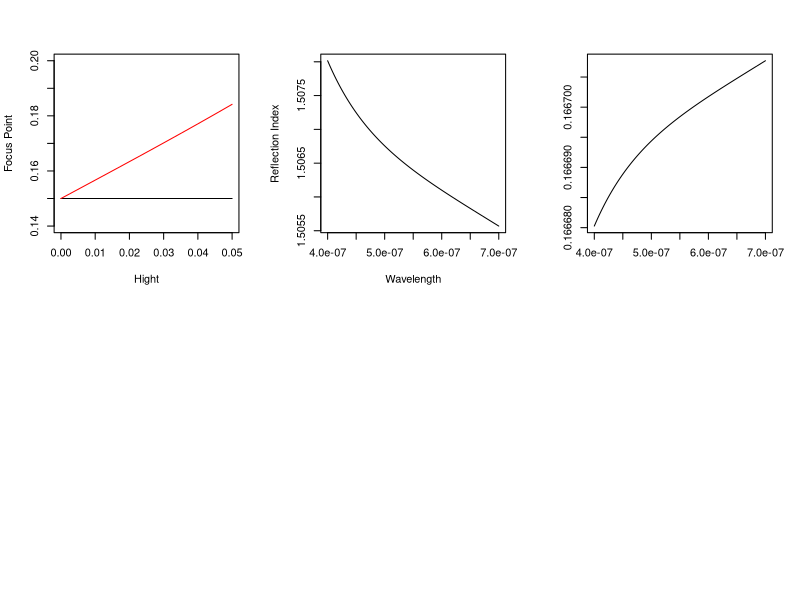

The R source for this figure: (Note: this script raises an error after producing the figure.)

R <- 0.15					#Radious
D <- 0.1					#Diameter of lens
n1 <- 1.0					#Refraction index
n2 <- 1.5					#Refraction index
#Gaussian function (Radious,Hight,incoming refraction index, material refraction index, Use approximation BOOLEAN)
Gaussian <- function(r,h,n1,n2,b){
	a1 = 0					#Paraxial Approximation
	if(!b){
		a1 = alph1(h,r)		#None Approximated Angle
	}
	a2 = alph2(r,a1,n1,n2)
	f = r*sin(a2)/cos(a2)+r
	return(f)
}

#Refraction angle to norm of surface
alph2 <- function(r,a1,n1,n2){
	a2 = asin(sin(a1)*(n1/n2))
	return(a2)
}
#Light angle without Paraxial Approxation to norm of surface
alph1 <- function(h,r){
	a1 = asin(h/r)
	return(a1)
}

#Refreaction index calculation of Glass material BK7
BK7n <- function(x){
	a1 = 2.271176
	a2 = -9.700709*(10^-3)*(10^-6)^-2
	a3 = 0.0110971*(10^-6)*(10^-6)^2
	a4 = 4.622809*(10^-5)*(10^-6)^4
	a5 = 1.616105*(10^-5)*(10^-6)^6
	a6 = -8.285043*(10^-7)*(10^-6)^8
	n2 = a1+a2*x^2+a3*x^(-2)+a4*x^(-4)+a5*x^(-6)+a6*x^(-8)
	n = a1;
	n = abs(sqrt(as.complex(n2)));
	return(n);
}
par(mfrow = c(2,3));

#Paraxoide Approximation applied
Gauss_Approx <- function(x) Gaussian(R,x,n1,n2,TRUE);
fa <- Vectorize(Gauss_Approx);
plot.function(fa, from=0, to=D/2, xlab="Hight", ylab="Focus Point",
		ylim=c(fa(0)-0.01,0.20));

#No Paraxoide Approximation
Gauss <- function(x) Gaussian(R,x,n1,n2,FALSE);
f <- Vectorize(Gauss);
plot.function(f,from=0,to=D/2, add=TRUE, col="red");

#BK7n Reflection index
n2v <- Vectorize(BK7n);
plot.function(n2v, from=(400/(10^9)), to=(700/(10^9)), ylab="Reflection Index", xlab="Wavelength");

#BK7 replace material of lens	
h <- 0.025;
f_chrom <- function(x){
	f = Gaussian(R, h, n1, BK7n(x), FALSE);
	return(f)
}
v_chrom <- Vectorize(f_chrom);
plot.function(v_chrom, from=(400/(10^9)), to=(700/(10^9)), xlab="", ylab="");

#Assignment no. 2
L <- 0.2			#Length
D <- 0.008 			#Diameter
tb <- 200/10^6			#pulse duration
tau <- 230/10^6			#Lifespan
N0 <- 1.4*10^20			#Number of Ions cm^-3
sigma <<- 2.8/10^23 		#
c <- 299792458			#Speed of Light m/s

V <- L*pi*(D/2)^2;		#cavity Volyme
B <- sigma*c/V;			#Probability of stimulated emission ion and photon

N_inf <<- 0.01*N0;
P <- N_inf/tau;			#Pump strength

#Assignment 2:b definitions
R1 <- 1;
R2 <- 0.05;
tb <- 200/10^6;

tau_c <- function(r1,r2) {	#Lifespan in cavity for photons
	tau_r = -2*L/(c*(log(r1)+log(r2)));
	return(tau_r)
}


#Differential eqvations:
N_prim <- function(N, Phi){		#Number of Ions
	y = P-B*N*Phi-N/tau;
	return(y)
}

Phi_prim <- function(Phi, N) {	#
	y = B*V*N*(Phi+1)-Phi/tau_c(R1,R2);
	return(y)
}


Solv <- function(f0, f_prim, g_prim, t){
	h = (t[1]-t[2]);
	f = rep(0, length(t));
	g = rep(0, length(t));
	f[1] <- (f0[1]);
	g[1] <- (f0[2]);
	for(i in as.single(1:length(t))){
		f[i+1] = f[i] - f_prim(f[i],g[i])*h;
		g[i+1] = g[i] - g_prim(g[i],f[i])*h;
	}
	return(f);
}

N <- function(x){
	return(Solv(c(N0,0), N_prim, Phi_prim, x))
}
Phi <- function(x){
	return(Solv(c(0,N0), Phi_prim, N_prim, x))
}
x0 = N(seq(0, 0.0002, length=20));
x1 = Phi(seq(0, 0.0002, length=20));
plot(x0);
plot(x1);
dev.off()

#Write to file #1
pdf("para_approx.pdf", width=7, height=5)
plot.function(f,from=0,to=D/2, col="red");
plot.function(fa, from=0, to=D/2, xlab="Hight",add=TRUE, ylab="Focus Point");
dev.off()

print(2)
#Write to file #2
pdf("BK7_index.pdf", width=7, height=5)
plot.function(n2v, from=(400/(10^9)), to=(700/(10^9)), ylab="Reflection Index", xlab="Wavelength");
dev.off()

#Write to file #3
pdf("BK7_abo.pdf", width=7, height=5)
plot.function(v_chrom, from=(400/(10^9)), to=(700/(10^9)), xlab="", ylab="");
dev.off()

#Write to file #4
pdf("N.pdf", width=7, height=5)
plot(x0)
dev.off()

